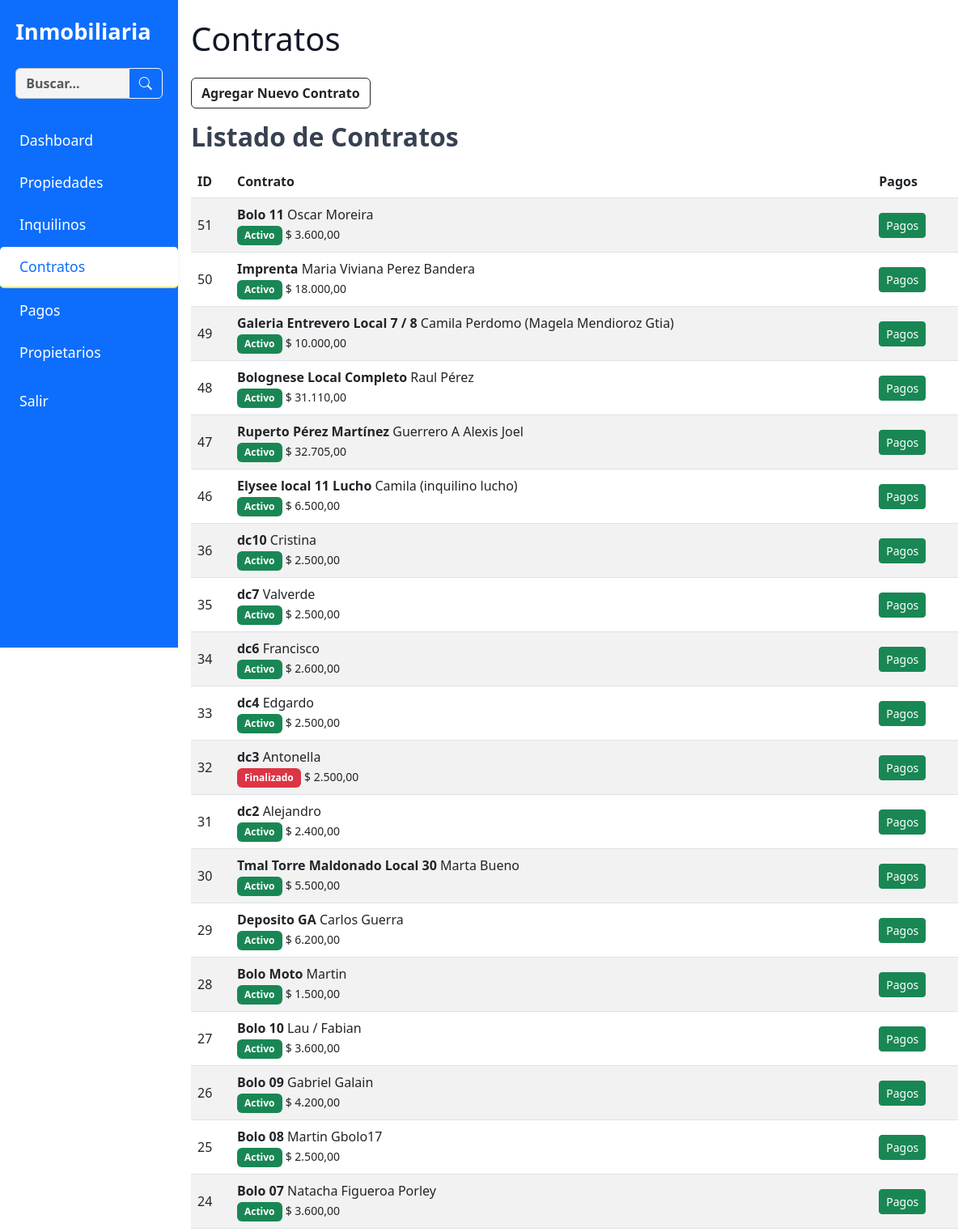
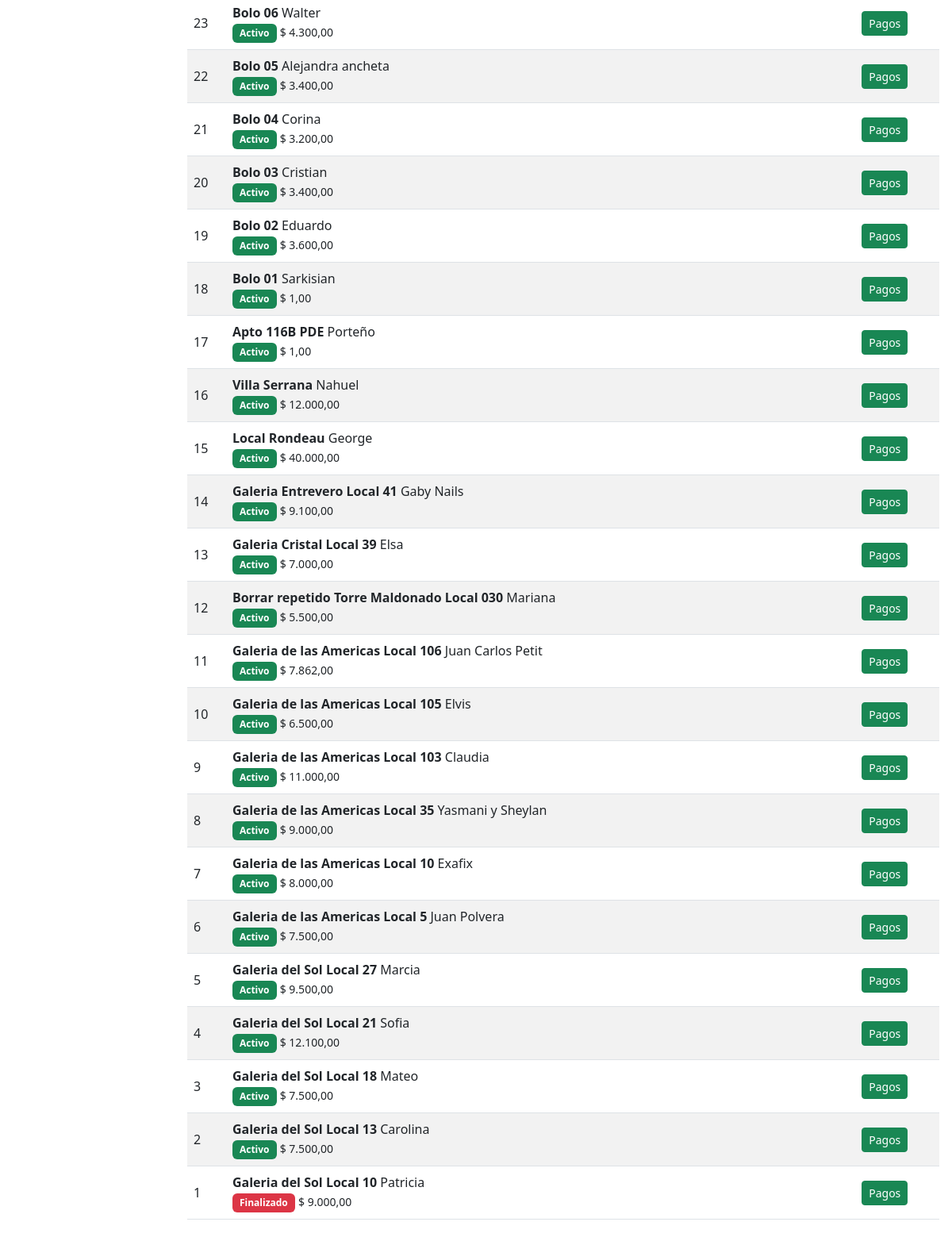
Page /contratos.php (signed in) on the committed database (2 pictures, top to bottom).
### tables this page shows
CREATE TABLE IF NOT EXISTS `contratos` (
  `id` int(11) NOT NULL AUTO_INCREMENT,
  `inquilino_id` int(11) DEFAULT NULL,
  `propiedad_id` int(11) DEFAULT NULL,
  `fecha_inicio` date DEFAULT NULL,
  `fecha_fin` date DEFAULT NULL,
  `importe` decimal(10,2) DEFAULT NULL,
  `garantia` varchar(100) DEFAULT NULL,
  `corredor` varchar(100) DEFAULT NULL,
  `estado` enum('activo','finalizado') DEFAULT NULL,
  `documentos` text,
  `usuario_id` int(11) NOT NULL,
  `fecha_creacion` datetime DEFAULT NULL,
  `fecha_modificacion` datetime DEFAULT NULL,
  PRIMARY KEY (`id`)
);

CREATE TABLE IF NOT EXISTS `propiedades` (
  `id` int(11) NOT NULL AUTO_INCREMENT,
  `nombre` varchar(255) NOT NULL,
  `tipo` varchar(100) DEFAULT NULL,
  `direccion` varchar(255) DEFAULT NULL,
  `galeria` text,
  `local` varchar(100) DEFAULT NULL,
  `precio` decimal(10,2) DEFAULT NULL,
  `incluye_gc` tinyint(1) DEFAULT NULL,
  `gastos_comunes` decimal(10,2) DEFAULT NULL,
  `estado` enum('alquilado','libre','en venta','uso propio') DEFAULT NULL,
  `anep` varchar(100) DEFAULT NULL,
  `ose` varchar(100) DEFAULT NULL,
  `ute` varchar(100) DEFAULT NULL,
  `padron` varchar(100) DEFAULT NULL,
  `contribucion_inmobiliaria` varchar(100) DEFAULT NULL,
  `imm_tasa_general` varchar(100) DEFAULT NULL,
  `imm_tarifa_saneamiento` varchar(100) DEFAULT NULL,
  `imm_instalaciones` varchar(100) DEFAULT NULL,
  `imm_adicional_mercantil` varchar(100) DEFAULT NULL,
  `convenios` varchar(100) DEFAULT NULL,
  `comentarios` text,
  `usuario_id` int(11) NOT NULL,
  `fecha_creacion` datetime DEFAULT NULL,
  `fecha_modificacion` datetime DEFAULT NULL,
  `imagenes` text NOT NULL,
  `documentos` text NOT NULL,
  PRIMARY KEY (`id`),
  KEY `idx_usuario_id` (`usuario_id`)
);

CREATE TABLE IF NOT EXISTS `inquilinos` (
  `id` int(11) NOT NULL AUTO_INCREMENT,
  `nombre` varchar(255) NOT NULL,
  `cedula` varchar(100) NOT NULL,
  `telefono` varchar(20) DEFAULT NULL,
  `vehiculo` varchar(100) DEFAULT NULL,
  `matricula` varchar(50) DEFAULT NULL,
  `documentos` text NOT NULL,
  `usuario_id` int(11) NOT NULL,
  `fecha_creacion` datetime DEFAULT NULL,
  `fecha_modificacion` datetime DEFAULT NULL,
  PRIMARY KEY (`id`)
);

### contratos.php (the view, shortened to what this page needs)
<?php
require_once 'config.php';
$edit_id = intval($_GET['edit'] ?? 0);
$errors = [];
$propiedad_id_param = intval($_GET['propiedad_id'] ?? 0);
$contratos = $pdo->query("SELECT
  c.*, i.nombre as inquilino_nombre, p.nombre as propiedad_nombre
  FROM contratos c
  JOIN inquilinos i ON c.inquilino_id = i.id
  JOIN propiedades p ON c.propiedad_id = p.id
  ORDER BY c.id DESC")->fetchAll();
function estado_label($e)
{
  switch ($e) {
    case 'activo':
      return '<span class="badge bg-success">Activo</span>';
    case 'finalizado':
      return '<span class="badge bg-danger">Finalizado</span>';
  }
}
include 'includes/header_nav.php';
?>
<main class="container container-main py-4">
  <h1>Contratos</h1>
  <button class="btn btn-outline-dark mb-3" type="button" data-bs-toggle="collapse" data-bs-target="#formContratoCollapse" aria-expanded="<?= ($edit_id || !empty($errors) || $propiedad_id_param) ? 'true' : 'false' ?>" aria-controls="formContratoCollapse" style="font-weight:600;">
    <?= ($edit_id || !empty($errors) || $propiedad_id_param) ? 'Ocultar' : 'Agregar Nuevo Contrato' ?>
  </button>
  <section>
    <h2 class="fw-semibold mb-3">Listado de Contratos</h2>
    <?php if (count($contratos) === 0): ?>
      <p>No hay contratos registrados.</p>
    <?php else: ?>
      <div class="table-responsive">
        <table class="table align-middle table-striped">
          <thead>
            <tr>
              <th>ID</th>
              <th>Contrato</th>
              <th>Pagos</th>
            </tr>
          </thead>
          <tbody>
            <?php foreach ($contratos as $c): ?>
              <tr>
                <td><?= htmlspecialchars($c['id'])?></td>
                <td>
                  <a href="contratos.php?edit=<?= intval($c['id']) ?>" class="text-decoration-none text-dark"><b><?= htmlspecialchars($c['propiedad_nombre']) ?></b> <?= htmlspecialchars($c['inquilino_nombre']) ?><br>
                    <?= estado_label($c['estado']) ?>
                    <small>
                      <nobr>$ <?= number_format($c['importe'], 2, ",", ".") ?></nobr>
                    </small><br>
                  </a>
                </td>
                <td>
                  <a href="pagos.php?contrato_id=<?= intval($c['id']) ?>" class="btn btn-sm btn-success">Pagos</a>
                </td>
              </tr>
            <?php endforeach; ?>
          </tbody>
        </table>
      </div>
    <?php endif; ?>
  </section>
</main>
<?php
include 'includes/footer.php';
?>

### includes/styles.css (style rules this page uses)
body { font-family: system-ui, -apple-system, "Segoe UI", Roboto, "Helvetica Neue", Arial, "Noto Sans", "Liberation Sans", sans-serif, "Apple Color Emoji", "Segoe UI Emoji", "Segoe UI Symbol", "Noto Color Emoji"; background: #ffffff; color: #374151; padding-top: 5.5rem; min-height: 100vh; margin: 0; }
.container-main { max-width: 1200px; margin: auto; padding: 1rem; }
h1 { margin-bottom: 1.5rem; color: #111827; }
.table-responsive { border-radius: 0.75rem; overflow: hidden; }
.badge { font-size: 0.75em; padding: 0.5em 0.75em; }
@media (min-width: 992px) { body { padding-left: 220px; padding-top: 0px; } }

### rows in the picture
contratos: id "51", propiedad.nombre "Bolo 11", inquilino.nombre "Oscar Moreira", estado "Activo", importe "3.600,00"
contratos: id "50", propiedad.nombre "Imprenta", inquilino.nombre "Maria Viviana Perez Bandera", estado "Activo", importe "18.000,00"
contratos: id "49", propiedad.nombre "Galeria Entrevero Local 7 / 8", inquilino.nombre "Camila Perdomo (Magela Mendioroz Gtia)", estado "Activo", importe "10.000,00"
contratos: id "48", propiedad.nombre "Bolognese Local Completo", inquilino.nombre "Raul Pérez", estado "Activo", importe "31.110,00"
contratos: id "47", propiedad.nombre "Ruperto Pérez Martínez", inquilino.nombre "Guerrero A Alexis Joel", estado "Activo", importe "32.705,00"
contratos: id "46", propiedad.nombre "Elysee local 11 Lucho", inquilino.nombre "Camila (inquilino lucho)", estado "Activo", importe "6.500,00"
contratos: id "36", propiedad.nombre "dc10", inquilino.nombre "Cristina", estado "Activo", importe "2.500,00"
contratos: id "35", propiedad.nombre "dc7", inquilino.nombre "Valverde", estado "Activo", importe "2.500,00"
contratos: id "34", propiedad.nombre "dc6", inquilino.nombre "Francisco", estado "Activo", importe "2.600,00"
contratos: id "33", propiedad.nombre "dc4", inquilino.nombre "Edgardo", estado "Activo", importe "2.500,00"
contratos: id "32", propiedad.nombre "dc3", inquilino.nombre "Antonella", estado "Finalizado", importe "2.500,00"
contratos: id "31", propiedad.nombre "dc2", inquilino.nombre "Alejandro", estado "Activo", importe "2.400,00"
contratos: id "30", propiedad.nombre "Tmal Torre Maldonado Local 30", inquilino.nombre "Marta Bueno", estado "Activo", importe "5.500,00"
contratos: id "29", propiedad.nombre "Deposito GA", inquilino.nombre "Carlos Guerra", estado "Activo", importe "6.200,00"
contratos: id "28", propiedad.nombre "Bolo Moto", inquilino.nombre "Martin", estado "Activo", importe "1.500,00"
contratos: id "27", propiedad.nombre "Bolo 10", inquilino.nombre "Lau / Fabian", estado "Activo", importe "3.600,00"
contratos: id "26", propiedad.nombre "Bolo 09", inquilino.nombre "Gabriel Galain", estado "Activo", importe "4.200,00"
contratos: id "25", propiedad.nombre "Bolo 08", inquilino.nombre "Martin Gbolo17", estado "Activo", importe "2.500,00"
contratos: id "24", propiedad.nombre "Bolo 07", inquilino.nombre "Natacha Figueroa Porley", estado "Activo", importe "3.600,00"
contratos: id "23", propiedad.nombre "Bolo 06", inquilino.nombre "Walter", estado "Activo", importe "4.300,00"
contratos: id "22", propiedad.nombre "Bolo 05", inquilino.nombre "Alejandra ancheta", estado "Activo", importe "3.400,00"
contratos: id "21", propiedad.nombre "Bolo 04", inquilino.nombre "Corina", estado "Activo", importe "3.200,00"
contratos: id "20", propiedad.nombre "Bolo 03", inquilino.nombre "Cristian", estado "Activo", importe "3.400,00"
contratos: id "19", propiedad.nombre "Bolo 02", inquilino.nombre "Eduardo", estado "Activo", importe "3.600,00"
contratos: id "18", propiedad.nombre "Bolo 01", inquilino.nombre "Sarkisian", estado "Activo", importe "1,00"
contratos: id "17", propiedad.nombre "Apto 116B PDE", inquilino.nombre "Porteño", estado "Activo", importe "1,00"
contratos: id "16", propiedad.nombre "Villa Serrana", inquilino.nombre "Nahuel", estado "Activo", importe "12.000,00"
contratos: id "15", propiedad.nombre "Local Rondeau", inquilino.nombre "George", estado "Activo", importe "40.000,00"
contratos: id "14", propiedad.nombre "Galeria Entrevero Local 41", inquilino.nombre "Gaby Nails", estado "Activo", importe "9.100,00"
contratos: id "13", propiedad.nombre "Galeria Cristal Local 39", inquilino.nombre "Elsa", estado "Activo", importe "7.000,00"
contratos: id "12", propiedad.nombre "Borrar repetido Torre Maldonado Local 030", inquilino.nombre "Mariana", estado "Activo", importe "5.500,00"
contratos: id "11", propiedad.nombre "Galeria de las Americas Local 106", inquilino.nombre "Juan Carlos Petit", estado "Activo", importe "7.862,00"
contratos: id "10", propiedad.nombre "Galeria de las Americas Local 105", inquilino.nombre "Elvis", estado "Activo", importe "6.500,00"
contratos: id "9", propiedad.nombre "Galeria de las Americas Local 103", inquilino.nombre "Claudia", estado "Activo", importe "11.000,00"
contratos: id "8", propiedad.nombre "Galeria de las Americas Local 35", inquilino.nombre "Yasmani y Sheylan", estado "Activo", importe "9.000,00"
contratos: id "7", propiedad.nombre "Galeria de las Americas Local 10", inquilino.nombre "Exafix", estado "Activo", importe "8.000,00"
contratos: id "6", propiedad.nombre "Galeria de las Americas Local 5", inquilino.nombre "Juan Polvera", estado "Activo", importe "7.500,00"
contratos: id "5", propiedad.nombre "Galeria del Sol Local 27", inquilino.nombre "Marcia", estado "Activo", importe "9.500,00"
contratos: id "4", propiedad.nombre "Galeria del Sol Local 21", inquilino.nombre "Sofia", estado "Activo", importe "12.100,00"
contratos: id "3", propiedad.nombre "Galeria del Sol Local 18", inquilino.nombre "Mateo", estado "Activo", importe "7.500,00"
contratos: id "2", propiedad.nombre "Galeria del Sol Local 13", inquilino.nombre "Carolina", estado "Activo", importe "7.500,00"
contratos: id "1", propiedad.nombre "Galeria del Sol Local 10", inquilino.nombre "Patricia", estado "Finalizado", importe "9.000,00"
